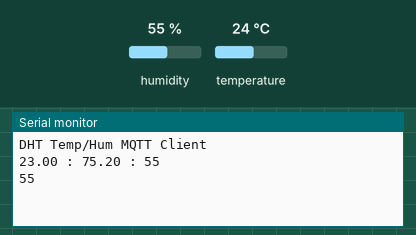
Recording of a sketch running on a simulated ESP8266 (NodeMCU). Shown: the last lines printed to the serial monitor. Inputs (shaded band) come from the test bench; at power-on: humidity 55 %, temperature 24 °C. WiFi joins after 1.5 s; servers stay silent unless stated; no MQTT or app messages arrive unless stated.

Above: at 4.8 s.
4.9 s: humidity set to 22 %
16.1 s: temperature set to 12 °C
At 19.8 s:
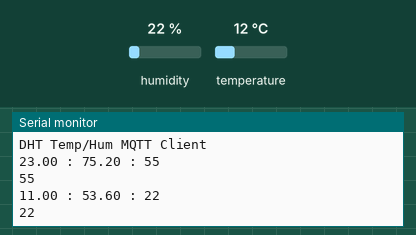
27.3 s: humidity set to 40 %
At 35.1 s:
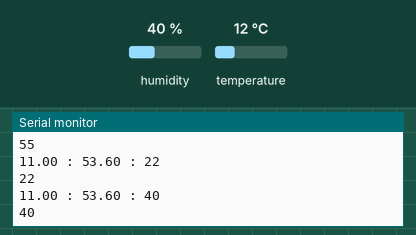

The sketch:

main.ino
```cpp
//
//Requires PubSubClient found here: https://github.com/knolleary/pubsubclient
//Requires DHT from Adafruit here: https://github.com/adafruit/DHT-sensor-library
//
//ESP8266 MQTT temp sensor node


#include <PubSubClient.h>
#include <ESP8266WiFi.h>
#include <DHT.h>
#define DHTTYPE DHT22
#define DHTPIN 0


// Initialize DHT sensor
// NOTE: For working with a faster than ATmega328p 16 MHz Arduino chip, like an ESP8266,
// you need to increase the threshold for cycle counts considered a 1 or 0.
// You can do this by passing a 3rd parameter for this threshold.  It's a bit
// of fiddling to find the right value, but in general the faster the CPU the
// higher the value.  The default for a 16mhz AVR is a value of 6.  For an
// Arduino Due that runs at 84mhz a value of 30 works.
// This is for the ESP8266 processor on ESP-01
DHT dht(DHTPIN, DHTTYPE, 11); // 11 works fine for ESP8266

float humidity, temp_c, temp_f;          // Values read from sensor

unsigned long previousMillis = 0;        // will store last temp was read
const long interval = 2000;              // interval at which to read sensor

//EDIT THESE LINES TO MATCH YOUR SETUP
#define MQTT_SERVER "###.###.###.###"
const char* ssid = "############";
const char* password = "##########";


//topic to publish to for the temperature
char* tempTopic = "your temperature topic";
char* currentTemp;

char* humTopic = "your humidity topic";
char currentHum;

//MQTT callback
void callback(char* topic, byte* payload, unsigned int length) {

}

WiFiClient wifiClient;
PubSubClient client(MQTT_SERVER, 1883, callback, wifiClient);

//networking functions

void reconnect() {

  //attempt to connect to the wifi if connection is lost
  if(WiFi.status() != WL_CONNECTED){

    //loop while we wait for connection
    while (WiFi.status() != WL_CONNECTED) {
      delay(500);
    }

  }

  //make sure we are connected to WIFI before attemping to reconnect to MQTT
  if(WiFi.status() == WL_CONNECTED){
  // Loop until we're reconnected to the MQTT server
    while (!client.connected()) {

      // Generate client name based on MAC address and last 8 bits of microsecond counter
      String clientName;
      clientName += "esp8266-";
      uint8_t mac[6];
      WiFi.macAddress(mac);
      clientName += macToStr(mac);

      //if connected, subscribe to the topic(s) we want to be notified about
      if (client.connect((char*) clientName.c_str())) {
        //subscribe to topics here
      }
    }
  }
}

//generate unique name from MAC addr
String macToStr(const uint8_t* mac){

  String result;

  for (int i = 0; i < 6; ++i) {
    result += String(mac[i], 16);

    if (i < 5){
      result += ':';
    }
  }

  return result;
}

void gettemperature() {
  // Wait at least 2 seconds seconds between measurements.
  // if the difference between the current time and last time you read
  // the sensor is bigger than the interval you set, read the sensor
  // Works better than delay for things happening elsewhere also
  unsigned long currentMillis = millis();


    if(currentMillis - previousMillis >= interval) {
      // save the last time you read the sensor
      previousMillis = currentMillis;

      // Reading temperature for humidity takes about 250 milliseconds!
      // Sensor readings may also be up to 2 seconds 'old' (it's a very slow sensor)
      humidity = dht.readHumidity();          // Read humidity (percent)
      temp_f = dht.readTemperature(true);     // Read temperature as Fahrenheit
      temp_c = (((temp_f-32.0)*5/9)-1);       // Convert temperature to Celsius + Correction
      // Check if any reads failed and exit early (to try again).
      if (isnan(humidity) || isnan(temp_c)) {
        Serial.println("Failed to read from DHT sensor!");
        return;
      }
    }

}


void setup() {

  //null terminate the temp string to be published


  //start the serial line for debugging
  Serial.begin(115200);
  dht.begin();
  delay(100);

  Serial.println("");
  Serial.println("DHT Temp/Hum MQTT Client");

  //start wifi subsystem
  WiFi.begin(ssid, password);
  WiFi.enableAP(false);


  //attempt to connect to the WIFI network and then connect to the MQTT server
  reconnect();

  //wait a bit before starting the main loop
  delay(2000);
}


void loop(){

  // Send the command to update temperatures
  gettemperature();


  // Define
  String str1 = String(temp_c);
  // Length (with one extra character for the null terminator)
  int str1_len = str1.length() + 1;
  // Prepare the character array (the buffer)
  char char_array_temp[str1_len];
  // Copy it over
  str1.toCharArray(char_array_temp, str1_len);

  String str2;
  if(humidity <= 100){
     str2 = String(int(humidity));
  }else{
    str2 = "nan";
  }
  int str2_len = str2.length() + 1;
  char char_array_hum[str2_len];
  str2.toCharArray(char_array_hum, str2_len);

  //publish the new temperature
  client.publish(tempTopic, char_array_temp);
  client.publish(humTopic, char_array_hum);
  Serial.println(String((float)temp_c)+" : "+String((float)temp_f)+" : "+String((int)humidity));
  Serial.println(str2);

  delay(10000);

  //reconnect if connection is lost
  if (!client.connected() && WiFi.status() == 3) {reconnect();}
  //maintain MQTT connection
  client.loop();
  //MUST delay to allow ESP8266 WIFI functions to run
  delay(5000);
}
```

Measured:
- after the input at 16.1 s, the serial monitor: prints a new line after 2.6 s (image 1)
- after the input at 27.3 s, the serial monitor: prints a new line after 6.4 s (image 2)
